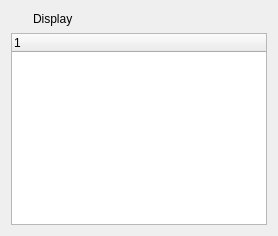
          <widget class="QWidget" name="tab_4">
           <attribute name="title">
            <string>rviz</string>
           </attribute>
           <layout class="QVBoxLayout" name="verticalLayout_15">
            <item>
             <layout class="QVBoxLayout" name="verticalLayout_14">
              <item>
               <layout class="QHBoxLayout" name="horizontalLayout_10">
                <item>
                 <widget class="QLabel" name="label_13">
                  <property name="minimumSize">
                   <size>
                    <width>16</width>
                    <height>16</height>
                   </size>
                  </property>
                  <property name="maximumSize">
                   <size>
                    <width>16</width>
                    <height>16</height>
                   </size>
                  </property>
                  <property name="text">
                   <string/>
                  </property>
                  <property name="pixmap">
                   <pixmap resource="../resources/images.qrc">:/images/classes/Displays.svg</pixmap>
                  </property>
                 </widget>
                </item>
                <item>
                 <widget class="QLabel" name="label_12">
                  <property name="text">
                   <string>Display</string>
                  </property>
                 </widget>
                </item>
               </layout>
              </item>
              <item>
               <widget class="QTreeWidget" name="treeWidget">
                <attribute name="headerMinimumSectionSize">
                 <number>150</number>
                </attribute>
                <attribute name="headerDefaultSectionSize">
                 <number>150</number>
                </attribute>
                <column>
                 <property name="text">
                  <string notr="true">1</string>
                 </property>
                </column>
               </widget>
              </item>
             </layout>
            </item>
           </layout>
          </widget>
